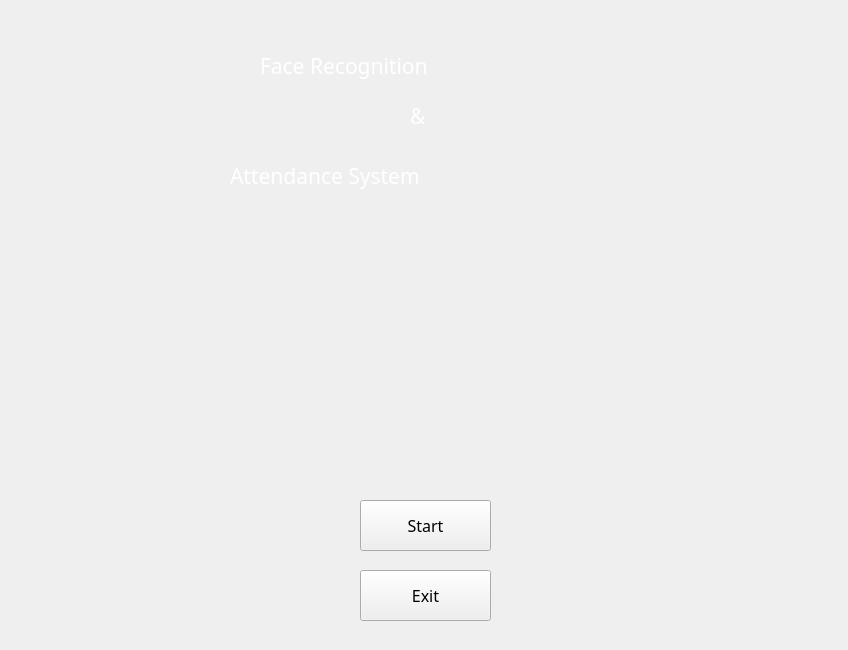
<?xml version="1.0" encoding="UTF-8"?>
<ui version="4.0">
 <class>MainWindow</class>
 <widget class="QMainWindow" name="MainWindow">
  <property name="geometry">
   <rect>
    <x>0</x>
    <y>0</y>
    <width>848</width>
    <height>650</height>
   </rect>
  </property>
  <property name="windowTitle">
   <string>MainWindow</string>
  </property>
  <widget class="QWidget" name="centralwidget">
   <widget class="QLabel" name="label">
    <property name="geometry">
     <rect>
      <x>0</x>
      <y>0</y>
      <width>850</width>
      <height>650</height>
     </rect>
    </property>
    <property name="text">
     <string/>
    </property>
    <property name="pixmap">
     <pixmap>../ui/scanner.gif</pixmap>
    </property>
    <property name="scaledContents">
     <bool>true</bool>
    </property>
   </widget>
   <widget class="QPushButton" name="pushButton">
    <property name="geometry">
     <rect>
      <x>360</x>
      <y>500</y>
      <width>131</width>
      <height>51</height>
     </rect>
    </property>
    <property name="font">
     <font>
      <family>ROG Fonts</family>
      <pointsize>12</pointsize>
     </font>
    </property>
    <property name="text">
     <string>Start</string>
    </property>
    <property name="checkable">
     <bool>true</bool>
    </property>
    <property name="autoExclusive">
     <bool>false</bool>
    </property>
   </widget>
   <widget class="QPushButton" name="pushButton_2">
    <property name="geometry">
     <rect>
      <x>360</x>
      <y>570</y>
      <width>131</width>
      <height>51</height>
     </rect>
    </property>
    <property name="font">
     <font>
      <family>ROG Fonts</family>
      <pointsize>12</pointsize>
     </font>
    </property>
    <property name="text">
     <string>Exit</string>
    </property>
    <property name="checkable">
     <bool>true</bool>
    </property>
   </widget>
   <widget class="QLabel" name="label_2">
    <property name="geometry">
     <rect>
      <x>260</x>
      <y>0</y>
      <width>781</width>
      <height>131</height>
     </rect>
    </property>
    <property name="font">
     <font>
      <family>ROG Fonts</family>
      <pointsize>16</pointsize>
     </font>
    </property>
    <property name="styleSheet">
     <string notr="true">QLabel {
color: white;
border:2 px;
}</string>
    </property>
    <property name="frameShape">
     <enum>QFrame::NoFrame</enum>
    </property>
    <property name="lineWidth">
     <number>3</number>
    </property>
    <property name="text">
     <string>Face Recognition</string>
    </property>
   </widget>
   <widget class="QLabel" name="label_3">
    <property name="geometry">
     <rect>
      <x>230</x>
      <y>110</y>
      <width>781</width>
      <height>131</height>
     </rect>
    </property>
    <property name="font">
     <font>
      <family>ROG Fonts</family>
      <pointsize>16</pointsize>
     </font>
    </property>
    <property name="styleSheet">
     <string notr="true">QLabel {
color: white;
border:2 px;
}</string>
    </property>
    <property name="frameShape">
     <enum>QFrame::NoFrame</enum>
    </property>
    <property name="lineWidth">
     <number>3</number>
    </property>
    <property name="text">
     <string>Attendance System</string>
    </property>
   </widget>
   <widget class="QLabel" name="label_4">
    <property name="geometry">
     <rect>
      <x>410</x>
      <y>50</y>
      <width>781</width>
      <height>131</height>
     </rect>
    </property>
    <property name="font">
     <font>
      <family>ROG Fonts</family>
      <pointsize>16</pointsize>
     </font>
    </property>
    <property name="styleSheet">
     <string notr="true">QLabel {
color: white;
border:2 px;
}</string>
    </property>
    <property name="frameShape">
     <enum>QFrame::NoFrame</enum>
    </property>
    <property name="lineWidth">
     <number>3</number>
    </property>
    <property name="text">
     <string>&amp;</string>
    </property>
   </widget>
  </widget>
 </widget>
 <resources/>
 <connections/>
</ui>
